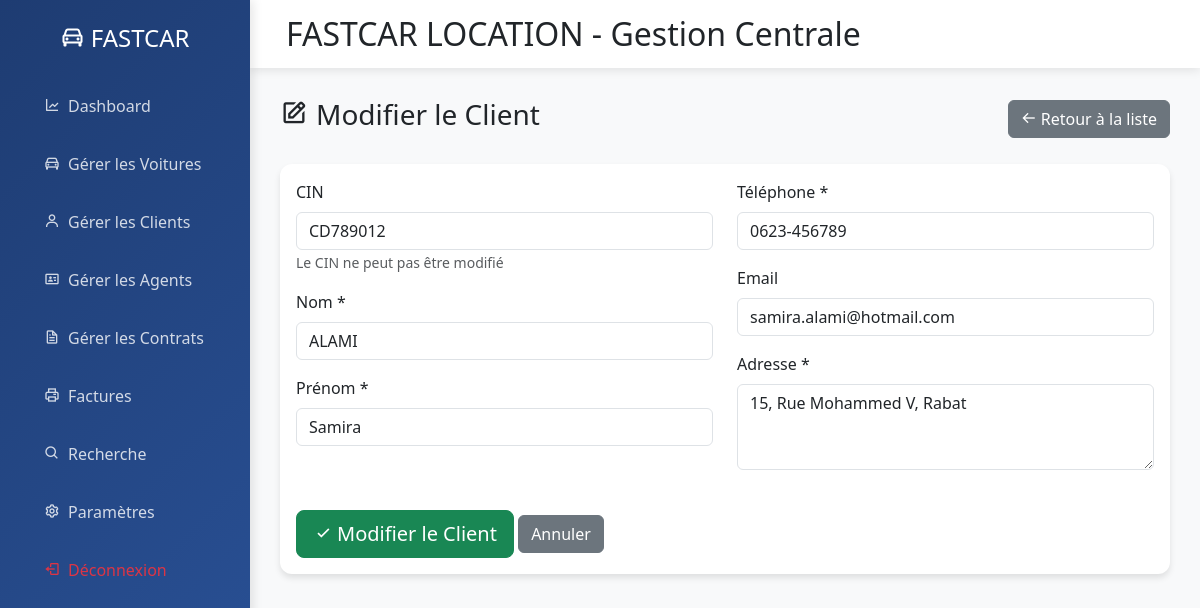
Before: /dashboard.php?action=clients_edit&cin=CD789012 (signed in) with the older database file.
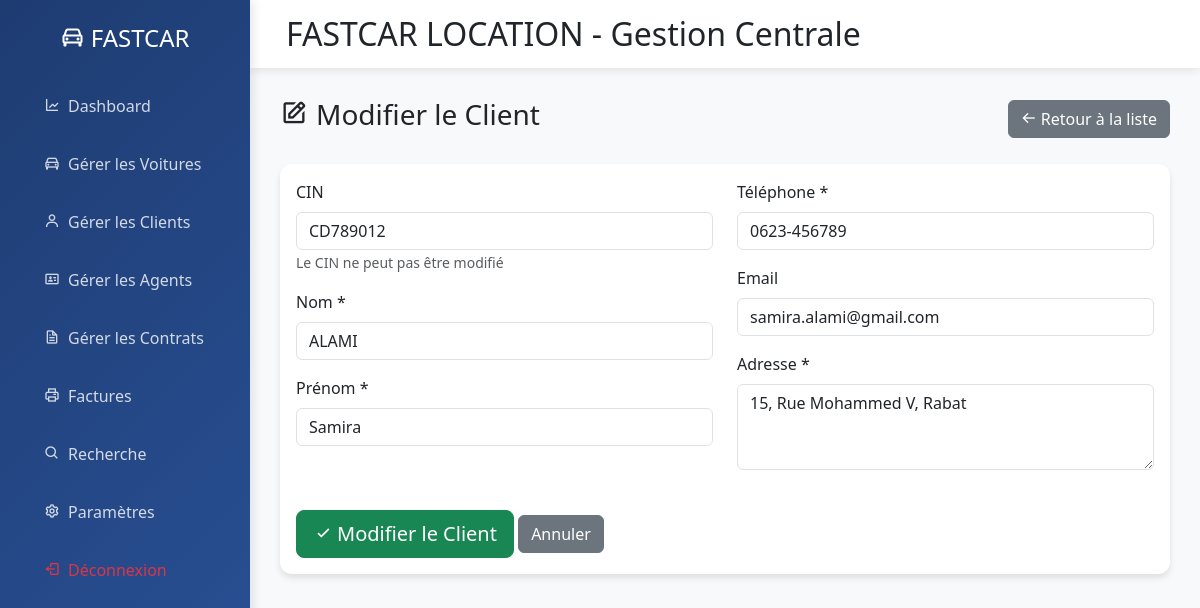
After: the same page with the newer database file.
### tables this page shows
CREATE TABLE IF NOT EXISTS clients (
    cin VARCHAR(50) PRIMARY KEY,
    nom VARCHAR(100) NOT NULL,
    prenom VARCHAR(100) NOT NULL,
    adresse TEXT NOT NULL,
    telephone VARCHAR(20) NOT NULL,
    email VARCHAR(255),
    created_at TIMESTAMP DEFAULT CURRENT_TIMESTAMP,
    updated_at TIMESTAMP DEFAULT CURRENT_TIMESTAMP ON UPDATE CURRENT_TIMESTAMP,
    INDEX idx_nom (nom),
    INDEX idx_email (email),
    INDEX idx_telephone (telephone)
);

### controllers/ClientController.php (called while the page is built, shortened)
<?php
require_once 'models/repositories/ClientRepository.php';
class ClientController {
    private $clientRepo;
    public function __construct() {
        $this->clientRepo = new ClientRepository();
    }
    public function edit($cin) {
        $client = $this->clientRepo->findById($cin);
        require 'views/clients/edit.php';
        return ob_get_clean();
    }
}
?>

### dashboard.php (called while the page is built, shortened)
<?php
require_once 'config/database.php';
$action = $_GET['action'] ?? 'analytics';
try {
    switch ($action) {
        case 'clients_edit':
            $controller = new ClientController();
            $content = $controller->edit($_GET['cin'] ?? '');
            break;
    }
} catch (Exception $e) {
    error_log("Erreur dans le dashboard: " . $e->getMessage());
    $content = "<div class='alert alert-danger'>Erreur : " . htmlspecialchars($e->getMessage()) . "</div>";
}
require 'views/layouts/main.php';
?>

### config/database.php (called while the page is built, shortened)
<?php
class Database {
    private static $instance = null;
    private function __construct() {
        try {
            $this->pdo = new PDO(
                "mysql:host=localhost;dbname=fastcar_location_version_2;charset=utf8mb4",
                "root",
                "",
                [
                    PDO::ATTR_ERRMODE => PDO::ERRMODE_EXCEPTION,
                    PDO::ATTR_DEFAULT_FETCH_MODE => PDO::FETCH_ASSOC,
                    PDO::ATTR_EMULATE_PREPARES => false
                ]
            );
        } catch (PDOException $e) {
            die("Erreur de connexion à la base de données: " . $e->getMessage());
        }
    }
    public static function getInstance() {
        if (self::$instance === null) {
            self::$instance = new Database();
        }
        return self::$instance->pdo;
    }
}
?>

### models/repositories/ClientRepository.php (called while the page is built, shortened)
<?php
require_once 'config/database.php';
require_once 'models/entities/Client.php';
class ClientRepository {
    private $pdo;
    public function __construct() {
        $this->pdo = Database::getInstance();
    }
    public function findById(string $cin): ?Client {
        try {
            $stmt = $this->pdo->prepare("SELECT * FROM clients WHERE cin = ?");
            $stmt->execute([$cin]);
            $data = $stmt->fetch(PDO::FETCH_ASSOC);
            return $data ? new Client($data) : null;
        } catch (PDOException $e) {
            error_log("Erreur lors de la recherche du client: " . $e->getMessage());
            return null;
        }
    }
}
?>

### models/entities/Client.php (called while the page is built, shortened)
<?php
class Client {
    public function __construct($data = []) {
        $this->cin = $data['cin'] ?? '';
        $this->nom = $data['nom'] ?? '';
        $this->prenom = $data['prenom'] ?? '';
        $this->adresse = $data['adresse'] ?? '';
        $this->telephone = $data['telephone'] ?? '';
        $this->email = $data['email'] ?? '';
    }
}
?>

### views/clients/edit.php (the view, shortened to what the changed rows need)
<div class="card">
    <div class="card-body">
        <form method="POST">
            <div class="row">
                <div class="col-md-6">
                    <div class="mb-3">
                        <label class="form-label">CIN</label>
                        <input type="text" class="form-control" value="<?= htmlspecialchars($client->cin) ?>" readonly>
                        <small class="text-muted">Le CIN ne peut pas être modifié</small>
                    </div>
                    <div class="mb-3">
                        <label class="form-label">Nom *</label>
                        <input type="text" name="nom" class="form-control"
                               placeholder="Ex: EL FADLI" required
                               value="<?= htmlspecialchars($client->nom) ?>">
                    </div>
                    <div class="mb-3">
                        <label class="form-label">Prénom *</label>
                        <input type="text" name="prenom" class="form-control"
                               placeholder="Ex: Karim" required
                               value="<?= htmlspecialchars($client->prenom) ?>">
                    </div>
                </div>
                <div class="col-md-6">
                    <div class="mb-3">
                        <label class="form-label">Téléphone *</label>
                        <input type="text" name="telephone" class="form-control"
                               placeholder="Ex: 06 12 34 56 78" required
                               value="<?= htmlspecialchars($client->telephone) ?>">
                    </div>
                    <div class="mb-3">
                        <label class="form-label">Email</label>
                        <input type="email" name="email" class="form-control"
                               placeholder="Ex: karim@email.com"
                               value="<?= htmlspecialchars($client->email) ?>">
                    </div>
                    <div class="mb-3">
                        <label class="form-label">Adresse *</label>
                        <textarea name="adresse" class="form-control" rows="3"
                                  placeholder="Ex: 24, Av. Hassan II, Casablanca" required><?= htmlspecialchars($client->adresse) ?></textarea>
                    </div>
                </div>
            </div>
        </form>
    </div>
</div>

Changed rows visible on the page:
changed clients "CD789012": email "samira.alami@hotmail.com" → "samira.alami@gmail.com"
